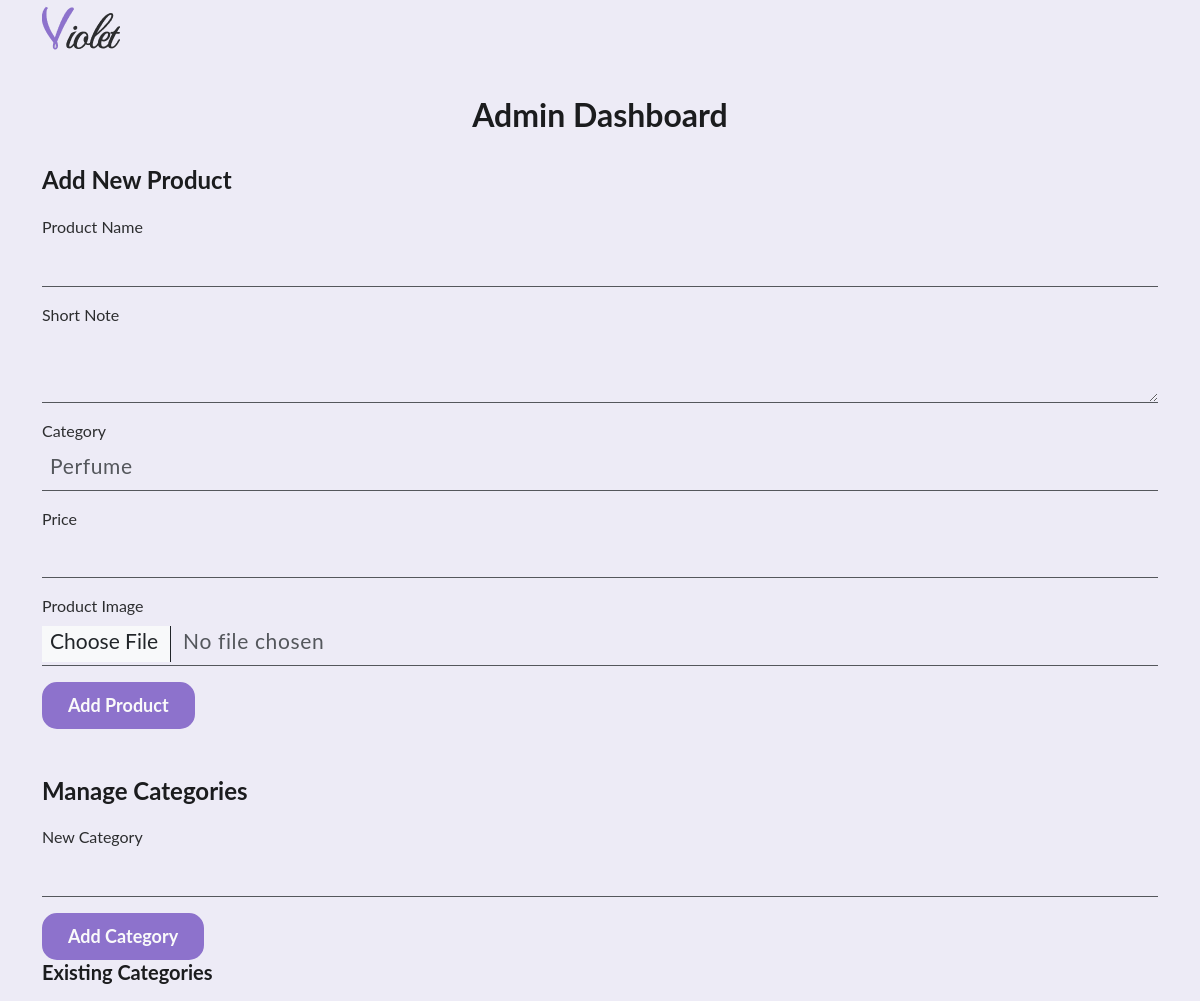
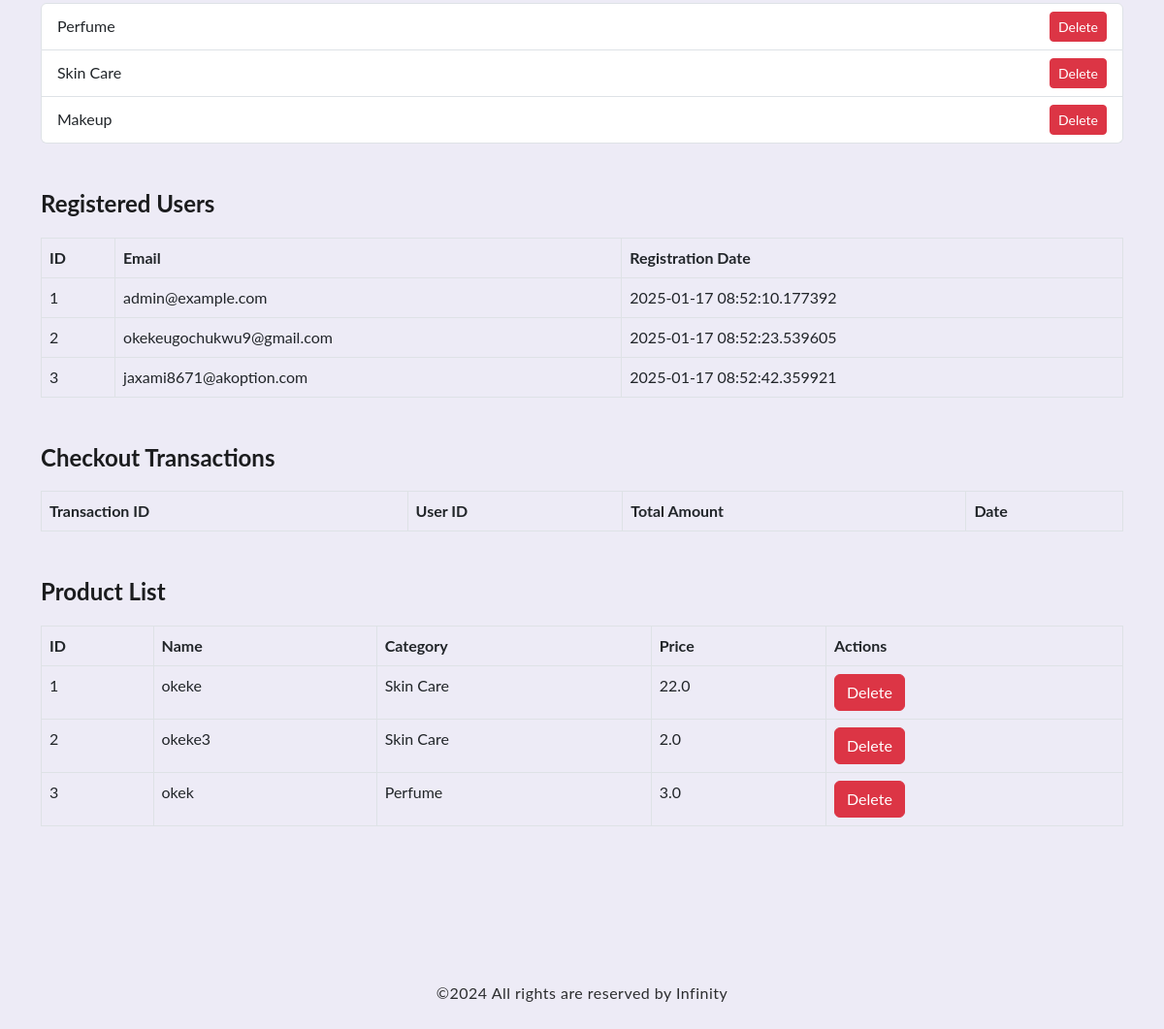
The page /admin (signed in) on the database its author committed (2 pictures, top to bottom).
### app.py (models this page shows)
class Category(db.Model):
    id = db.Column(db.Integer, primary_key=True)
    name = db.Column(db.String(50), unique=True, nullable=False)

class User(db.Model, UserMixin):
    id = db.Column(db.Integer, primary_key=True)
    username = db.Column(db.String(80), nullable=False)
    email = db.Column(db.String(120), unique=True, nullable=False)
    password = db.Column(db.String(200), nullable=False)
    role = db.Column(db.String(10), nullable=False, default='user')
    registration_date = db.Column(db.DateTime, default=datetime.utcnow)

class Product(db.Model):
    id = db.Column(db.Integer, primary_key=True)
    name = db.Column(db.String(100))
    price = db.Column(db.Float)
    category = db.Column(db.String(50))
    image = db.Column(db.String(200))
    short_note = db.Column(db.Text)  # Field for short notes

### app.py (the view)
@app.route('/admin', methods=['GET', 'POST'])
def admin():
    if 'role' in session and session['role'] == 'admin':
        products = Product.query.all()
        users = User.query.all()
        transactions = Transaction.query.all()
        categories = [category.name for category in Category.query.all()]
        return render_template(
            'admin.html',
            products=products,
            users=users,
            transactions=transactions,
            categories=categories
        )
    else:
        flash('Unauthorized access!', 'danger')
        return redirect(url_for('login'))

### app.py (called while the page is built)
@app.before_request
def before_request():
    if 'cart' not in session:
        session['cart'] = {}

@app.context_processor
def cart_context():
    cart = session.get('cart', {})
    cart_count = sum(item['quantity'] for item in cart.values())
    cart_total = sum(item['price'] * item['quantity'] for item in cart.values())
    return {
        'cart': cart,
        'cart_count': cart_count,
        'cart_total': cart_total,
        'cart_item_count': len(cart)  # Add this for item count
    }

### templates/admin.html (shortened to what this page needs)
<!DOCTYPE html>
<html lang="en">
<head>
    <link rel="stylesheet" href="{{url_for('static', filename='assets/css/vendor/bootstrap.min.css')}}">
    <link rel="stylesheet" href="{{url_for('static', filename='assets/css/vendor/font-awesome.css')}}">
    <link rel="stylesheet" href="{{url_for('static', filename='assets/css/vendor/slick.css')}}">
    <link rel="stylesheet" href="{{url_for('static', filename='assets/css/vendor/slick-theme.css')}}">
    <link rel="stylesheet" href="{{url_for('static', filename='assets/css/app.css')}}">
</head>
<body>
    <div id="main-wrapper" class="main-wrapper overflow-hidden">
        <header class="header">
            <div class="container">
                <a class="navbar-brand" href="{{url_for('index')}}">
                    <img src="{{url_for('static', filename='assets/media/logo.png')}}" alt="Violet Logo">
                </a>
            </div>
        </header>
        <section class="admin-dashboard pt-96 pb-96">
            <div class="container">
                <h2 class="text-center mb-32">Admin Dashboard</h2>
                <div class="mb-48">
                    <h4>Add New Product</h4>
                    <form action="{{ url_for('add_product') }}" method="POST" enctype="multipart/form-data">
                        <div class="mb-16">
                            <label for="name" class="form-label">Product Name</label>
                            <input type="text" id="name" name="name" class="form-control" required>
                        </div>
                        <div class="mb-16">
                            <label for="short_note" class="form-label">Short Note</label>
                            <textarea id="short_note" name="short_note" class="form-control" required></textarea>
                        </div>
                        <div class="mb-16">
                            <label for="category" class="form-label">Category</label>
                            <select id="category" name="category" class="form-control" required>
                                {% for category in categories %}
                                <option value="{{ category }}">{{ category }}</option>
                                {% endfor %}
                            </select>
                        </div>
                        <div class="mb-16">
                            <label for="price" class="form-label">Price</label>
                            <input type="number" step="0.01" id="price" name="price" class="form-control" required>
                        </div>
                        <div class="mb-16">
                            <label for="image" class="form-label">Product Image</label>
                            <input type="file" id="image" name="image" class="form-control" accept="image/*" required>
                        </div>
                        <button type="submit" class="cus-btn dark">Add Product</button>
                    </form>
                </div>
                <div class="mb-48">
                    <h4>Manage Categories</h4>
                    <form action="{{ url_for('add_category') }}" method="POST">
                        <div class="mb-16">
                            <label for="new_category" class="form-label">New Category</label>
                            <input type="text" id="new_category" name="new_category" class="form-control" required>
                        </div>
                        <button type="submit" class="cus-btn dark">Add Category</button>
                    </form>
                    <h5 class="mt-32">Existing Categories</h5>
                    <ul class="list-group">
                        {% for category in categories %}
                        <li class="list-group-item d-flex justify-content-between align-items-center">
                            {{ category }}
                            <form action="{{ url_for('delete_category', category=category) }}" method="POST" style="display: inline;">
                                <button type="submit" class="btn btn-danger btn-sm">Delete</button>
                            </form>
                        </li>
                        {% endfor %}
                    </ul>
                </div>
                <div class="mb-48">
                    <h4>Registered Users</h4>
                    <table class="table table-bordered">
                        <thead>
                            <tr>
                                <th>ID</th>
                                <th>Email</th>
                                <th>Registration Date</th>
                            </tr>
                        </thead>
                        <tbody>
                            {% for user in users %}
                            <tr>
                                <td>{{ user.id }}</td>
                                <td>{{ user.email }}</td>
                                <td>{{ user.registration_date }}</td>
                            </tr>
                            {% endfor %}
                        </tbody>
                    </table>
                </div>
                <div class="mb-48">
                    <h4>Checkout Transactions</h4>
                    <table class="table table-bordered">
                        <thead>
                            <tr>
                                <th>Transaction ID</th>
                                <th>User ID</th>
                                <th>Total Amount</th>
                                <th>Date</th>
                            </tr>
                        </thead>
                    </table>
                </div>
                <div>
                    <h4>Product List</h4>
                    <table class="table table-bordered">
                        <thead>
                            <tr>
                                <th>ID</th>
                                <th>Name</th>
                                <th>Category</th>
                                <th>Price</th>
                                <th>Actions</th>
                            </tr>
                        </thead>
                        <tbody>
                            {% for product in products %}
                            <tr>
                                <td>{{ product.id }}</td>
                                <td>{{ product.name }}</td>
                                <td>{{ product.category }}</td>
                                <td>{{ product.price }}</td>
                                <td>
                                    <form action="{{ url_for('delete_product', product_id=product.id) }}" method="POST">
                                        <button type="submit" class="btn btn-danger">Delete</button>
                                    </form>
                                </td>
                            </tr>
                            {% endfor %}
                        </tbody>
                    </table>
                </div>
            </div>
        </section>
        <footer class="footer text-center pt-32">
            <p>©2024 All rights are reserved by Infinity</p>
        </footer>
    </div>
</body>
</html>

### static/assets/css/app.css (style rules this page uses)
img { max-width: 100%; height: auto; vertical-align: middle; }
section:after { content: ""; display: block; clear: both; }
.form-group, .form-selector, .form-control { background: transparent; border: 0; border-radius: 0; border-bottom: 1px solid #54575C; padding: 0 8px 9px; font-weight: 400; font-size: 21px; line-height: 140%; letter-spacing: 0.03em; position: relative; color: #54575C; width: 100%; }
.form-group::placeholder, .form-selector::placeholder, .form-control::placeholder { color: #54575C; opacity: 1; }
button { border: 0; }
html { scroll-behavior: smooth; }
body { font-family: "Lato"; color: #2C2D2F; background: #EDEBF6; font-weight: 400; height: 100%; vertical-align: baseline; -webkit-font-smoothing: antialiased; -moz-osx-font-smoothing: grayscale; text-rendering: optimizeLegibility; }
h1, h2, h3, h4, h5, h6, .h1, .h2, .h3, .h4, .h5, .h6, address, p, pre, blockquote, table, hr { margin: 0 0 20px 0; }
h1, h2, h3, h4, h5, h6 { font-weight: 750; color: #1B1C1E; }
p { font-size: 16px; font-weight: 400; margin: 0 0 16px 0; line-height: 150%; letter-spacing: 0.03em; }
a { display: inline-block; text-decoration: none; color: unset; transition: all 0.5s ease-in-out; }
.mb-48 { margin-bottom: 48px; }
.mb-32 { margin-bottom: 32px; }
.mb-16 { margin-bottom: 16px; }
.pt-96 { padding-top: 96px; }
.pb-96 { padding-bottom: 96px; }
.pt-32 { padding: 30px 0; }
.cus-btn { padding: clamp(8px, 0.625vw, 16px) clamp(24px, 1.66vw, 42px); border: 2px solid #8D72CC; font-size: clamp(18px, 1.2vw, 30px); transition: all 0.5s ease-in-out; background: #1B1C1E; border-radius: 15px; font-weight: 700; color: #FAFAFA; display: inline-block; position: relative; cursor: pointer; overflow: hidden; transition: color 0.5s; z-index: 1; }
.cus-btn:before { content: ""; position: absolute; z-index: -1; background: #2C2D2F; height: 450px; width: 450px; border-radius: 50%; top: 100%; left: 100%; transition: all 0.7s; }
.cus-btn.dark { color: #FAFAFA; background: #8D72CC; }
.cus-btn.dark:before { content: ""; position: absolute; z-index: -1; background: #2C2D2F; height: 450px; width: 450px; border-radius: 50%; top: 100%; left: 100%; transition: all 0.7s; }
.header { width: 100%; position: absolute; top: 0; left: 0; height: 100px; z-index: 999; }
.footer { padding: 48px 0 32px; }

### rows shown on the page
Category: name "Perfume"
Category: name "Skin Care"
Category: name "Makeup"
User: id "1", email "admin@example.com", registration_date "2025-01-17 08:52:10.177392"
User: id "2", email "okekeugochukwu9@gmail.com", registration_date "2025-01-17 08:52:23.539605"
User: id "3", email "jaxami8671@akoption.com", registration_date "2025-01-17 08:52:42.359921"
Product: id "1", name "okeke", category "Skin Care", price "22.0"
Product: id "2", name "okeke3", category "Skin Care", price "2.0"
Product: id "3", name "okek", category "Perfume", price "3.0"

### other values the page prints
form field category "Perfume"
